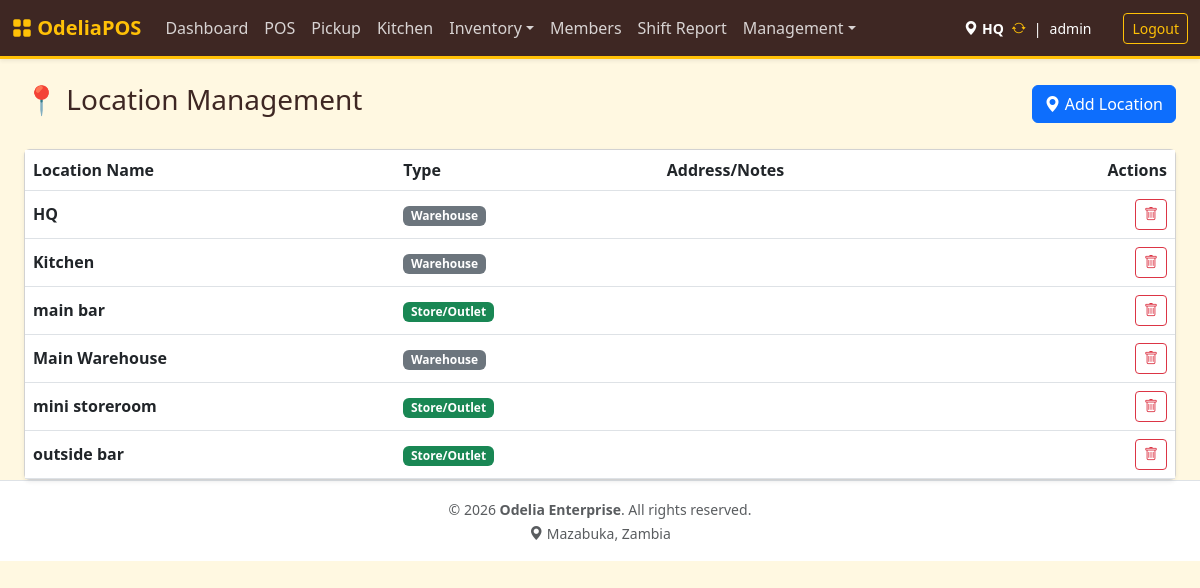
The app's page /index.php?page=locations (signed in) with its own data.
### tables this page shows
CREATE TABLE `locations` (
  `id` int NOT NULL AUTO_INCREMENT,
  `name` varchar(50) NOT NULL,
  `type` enum('store','kitchen','bar','warehouse') NOT NULL DEFAULT 'store',
  `can_sell` tinyint(1) DEFAULT '1',
  `can_receive_from_vendor` tinyint(1) DEFAULT '0',
  `address` text,
  `phone` varchar(50) DEFAULT '555-0000',
  PRIMARY KEY (`id`)
);

### src/locations.php (called while the page is built, shortened)
<?php
$locations = $pdo->query("SELECT * FROM locations ORDER BY name ASC")->fetchAll();
?>

### templates/locations.php (the view, shortened to what this page needs)
<div class="d-flex justify-content-between align-items-center mb-4">
    <h3>📍 Location Management</h3>
    <button class="btn btn-primary" data-bs-toggle="modal" data-bs-target="#locModal">
        <i class="bi bi-geo-alt-fill"></i> Add Location
    </button>
</div>
<div class="card shadow-sm">
    <div class="card-body p-0">
        <table class="table table-hover align-middle mb-0">
            <thead class="bg-light">
                <tr>
                    <th>Location Name</th>
                    <th>Type</th>
                    <th>Address/Notes</th>
                    <th class="text-end">Actions</th>
                </tr>
            </thead>
            <tbody>
                <?php foreach ($locations as $l): ?>
                <tr>
                    <td class="fw-bold"><?= htmlspecialchars($l['name']) ?></td>
                    <td>
                        <?php if ($l['type'] === 'warehouse'): ?>
                            <span class="badge bg-secondary">Warehouse</span>
                        <?php else: ?>
                            <span class="badge bg-success">Store/Outlet</span>
                        <?php endif; ?>
                    </td>
                    <td class="text-muted small"><?= htmlspecialchars($l['address'] ?? '-') ?></td>
                    <td class="text-end">
                        <form method="POST" action="index.php?page=locations" class="d-inline" onsubmit="return confirm('Delete <?= $l['name'] ?>?');">
                            <button class="btn btn-outline-danger btn-sm"><i class="bi bi-trash"></i></button>
                        </form>
                    </td>
                </tr>
                <?php endforeach; ?>
            </tbody>
        </table>
    </div>
</div>

### templates/header.php (style rules this page uses)
:root { --theme-brown: #3e2723; --theme-gold: #ffc107; --theme-gold-dark: #d39e00; --theme-orange: #fd7e14; --theme-bg: #fff8e1; }
body { background-color: var(--theme-bg); color: var(--theme-brown); }

### records on screen
locations: name "HQ", type "Warehouse"
locations: name "Kitchen", type "Warehouse"
locations: name "main bar", type "Store/Outlet"
locations: name "Main Warehouse", type "Warehouse"
locations: name "mini storeroom", type "Store/Outlet"
locations: name "outside bar", type "Store/Outlet"

### other values on screen
$_SESSION['location_name'] "HQ"
$_SESSION['username'] "admin"
